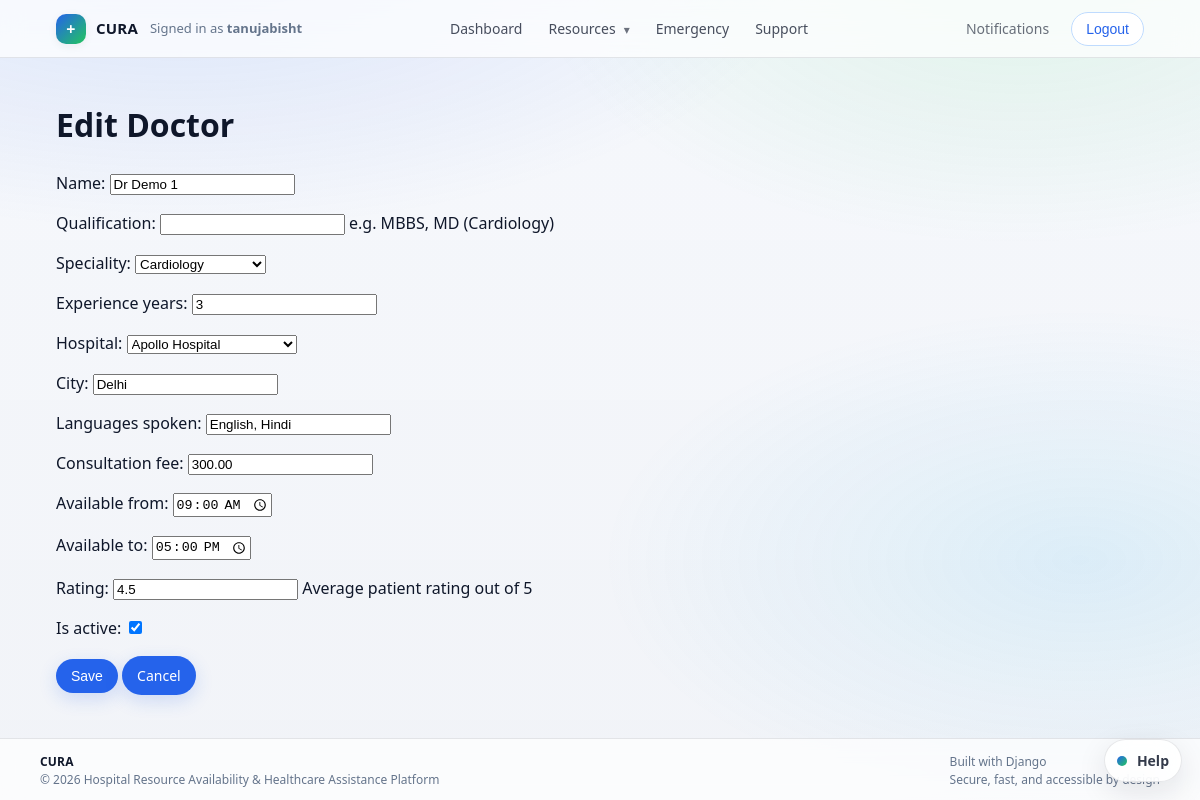
The app's page /core/manage/doctors/3/edit/ (signed in) with its own data.
### core/models.py (models this page shows, shortened)
class Doctor(models.Model):
    SPECIALITY_CHOICES = [
        ('Cardiology', 'Cardiology'),
        ('Neurology', 'Neurology'),
        ('Orthopedics', 'Orthopedics'),
        ('General', 'General Physician'),
    ]
    hospital = models.ForeignKey(Hospital, on_delete=models.CASCADE, related_name='doctors')
    name = models.CharField(max_length=255)
    speciality = models.CharField(max_length=100, choices=SPECIALITY_CHOICES)
    experience_years = models.PositiveIntegerField()
    consultation_fee = models.DecimalField(max_digits=8, decimal_places=2)
    qualification = models.CharField(
        max_length=255,
        blank=True,
        help_text="e.g. MBBS, MD (Cardiology)",
    )
    rating = models.DecimalField(
        max_digits=2,
        decimal_places=1,
        default=4.5,
        help_text="Average patient rating out of 5",
    )
    available_from = models.TimeField()
    available_to = models.TimeField()
    languages_spoken = models.CharField(max_length=255)
    city = models.CharField(max_length=100)
    is_active = models.BooleanField(default=True)

class Hospital(models.Model):
    name = models.CharField(max_length=255)
    address = models.TextField()
    city = models.CharField(max_length=100)
    state = models.CharField(max_length=100)
    hospital_type = models.CharField(
        max_length=100,
        blank=True,
        help_text="e.g. Multispeciality, Cardiac Center, Children’s Hospital",
    )
    established_year = models.PositiveIntegerField(
        null=True,
        blank=True,
        help_text="Year the hospital was established",
    )
    website = models.URLField(blank=True)
    image_url = models.URLField(
        blank=True,
        help_text="Optional hero/cover image shown on the hospital detail page",
    )
    rating = models.DecimalField(max_digits=2, decimal_places=1, default=3.0)
    contact_phone = models.CharField(max_length=20)
    emergency_contact = models.CharField(max_length=20)
    support_24_7 = models.BooleanField(default=True)
    specialties_offered = models.CharField(
        max_length=255,
        blank=True,
        help_text="Comma-separated list of key specialties (Cardiology, Neurology, etc.)",
    )
    def __str__(self):
        return self.name

### core/views.py (the view)
# urls.py: path('manage/doctors/<int:pk>/edit/', views.edit_doctor, name='edit_doctor'),
@login_required
@user_passes_test(is_super_admin)
def edit_doctor(request, pk):
    doctor = get_object_or_404(Doctor, pk=pk)
    if request.method == 'POST':
        form = DoctorForm(request.POST, instance=doctor)
        if form.is_valid():
            form.save()
            messages.success(request, 'Doctor updated successfully.')
            return redirect('manage_doctors')
    else:
        form = DoctorForm(instance=doctor)
    return render(request, 'core/manage/doctor_form.html', {
        'form': form,
        'title': 'Edit Doctor'
    })

### core/forms.py
class DoctorForm(forms.ModelForm):
    class Meta:
        model = Doctor
        fields = [
            'name',
            'qualification',
            'speciality',
            'experience_years',
            'hospital',
            'city',
            'languages_spoken',
            'consultation_fee',
            'available_from',
            'available_to',
            'rating',
            'is_active',
        ]
        widgets = {
            'available_from': forms.TimeInput(attrs={'type': 'time'}),
            'available_to': forms.TimeInput(attrs={'type': 'time'}),
        }

### core/context_processors.py (called while the page is built)
def user_role(request):
    role = None
    if request.user.is_authenticated:
        try:
            role = request.user.userprofile.role
        except UserProfile.DoesNotExist:
            role = None
    cart_count = 0
    if request.user.is_authenticated:
        cart = (
            Cart.objects.filter(user=request.user, is_active=True)
            .prefetch_related('items')
            .first()
        )
        if cart:
            cart_count = cart.total_items()
    return {
        'current_role': role,
        'cart_item_count': cart_count,
    }

### core/views.py (called while the page is built)
def is_super_admin(user):
    return user.is_authenticated and user.is_superuser

### templates/core/manage/doctor_form.html
{% extends "base.html" %} {% block content %}
<h1>{{ title }}</h1>
<form method="post" class="form-card">
  {% csrf_token %} {{ form.as_p }}
  <div style="margin-top: 16px">
    <button type="submit" class="btn btn-primary">Save</button>
    <a href="{% url 'manage_doctors' %}" class="btn">Cancel</a>
  </div>
</form>
{% endblock %}

### templates/base.html (shortened to what this page needs)
<!doctype html>
<html lang="en">
  <head>
    {% load static %}
    <link rel="stylesheet" href="{% static 'css/styles.css' %}" />
  </head>
  <body>
    <header class="app-header">
      <div class="app-nav">
        <div class="app-nav-left">
          <a href="{% url 'home' %}" class="brand">
            <span class="brand-mark" aria-hidden="true">+</span>
            <span class="brand-text">CURA</span>
          </a>
          {% if user.is_authenticated %}
          <span class="nav-user"
            >Signed in as <strong>{{ user.username }}</strong></span
          >
          {% endif %}
        </div>
        <nav class="app-nav-center" aria-label="Primary">
          {% if user.is_authenticated %}
          <a href="{% url 'dashboard' %}" class="nav-item">Dashboard</a>
          <details class="nav-dd">
            <summary class="nav-item nav-dd-summary">Resources</summary>
          </details>
          <a href="{% url 'emergency_contacts' %}" class="nav-item"
            >Emergency</a
          >
          <a href="{% url 'support_request_create' %}" class="nav-item"
            >Support</a
          >
           {% else %}
          <a href="{% url 'home' %}" class="nav-item">Home</a>
          {% endif %}
        </nav>
        <div class="app-nav-right">
          {% if user.is_authenticated %}
          <a
            href="{% url 'notifications_list' %}"
            class="nav-item nav-item-muted"
            >Notifications</a
          >
          <form
            action="{% url 'logout' %}"
            method="post"
            style="display: inline"
          >
            <button type="submit" class="btn btn-outline">Logout</button>
          </form>
          {% else %}
          <a href="{% url 'login' %}" class="btn btn-primary">Login</a>
          <a href="{% url 'register' %}" class="btn btn-ghost">Register</a>
          {% endif %}
        </div>
      </div>
    </header>
    <main class="page">
       {% block content %}{% endblock %}
    </main>
    <footer class="footer">
      <div class="footer-inner">
        <div class="footer-left">
          <div class="footer-brand">CURA</div>
          <div class="footer-sub">
            &copy; {% now "Y" %} Hospital Resource Availability &amp; Healthcare
            Assistance Platform
          </div>
        </div>
        <div class="footer-right">
          <div>Built with Django</div>
          <div class="footer-sub">Secure, fast, and accessible by design</div>
        </div>
      </div>
    </footer>
    <div class="assistant-widget" id="assistantWidget">
      <details class="assistant-panel" id="assistantPanel">
        <summary class="assistant-fab" aria-label="Open CURA Assistant">
          <span class="assistant-fab-dot" aria-hidden="true"></span>
          <span class="assistant-fab-label">Help</span>
        </summary>
      </details>
    </div>
  </body>
</html>

### static/css/styles.css (style rules this page uses)
:root { --bg: #f6f8fc; --surface: #ffffff; --surface-2: #f8fafc; --text: #0f172a; --muted: #64748b; --border: rgba(15, 23, 42, 0.10); --border-2: rgba(15, 23, 42, 0.14); --shadow-sm: 0 2px 10px rgba(15, 23, 42, 0.06); --shadow-md: 0 10px 30px rgba(15, 23, 42, 0.10); --primary: #2563eb; --primary-600: #1d4ed8; --primary-50: #eff6ff; --success-bg: #dcfce7; --success-text: #166534; --danger-bg: #fee2e2; --danger-text: #b91c1c; --radius-sm: 10px; --radius-md: 14px; --radius-lg: 18px; --container: 1120px; }
* { box-sizing: border-box; }
html, body { height: 100%; }
body { font-family: ui-sans-serif, system-ui, -apple-system, "Segoe UI", Roboto, Helvetica, Arial, "Apple Color Emoji", "Segoe UI Emoji"; margin: 0; background: radial-gradient(1100px 520px at 15% -10%, rgba(37, 99, 235, 0.16), transparent 60%), radial-gradient(900px 520px at 85% -5%, rgba(34, 197, 94, 0.12), transparent 55%), radial-gradient(800px 420px at 90% 70%, rgba(14, 165, 233, 0.10), transparent 60%), linear-gradient(180deg, rgba(255,255,255,0.0), rgba(15, 23, 42, 0.02)), var(--bg); color: var(--text); line-height: 1.5; }
a { color: inherit; }
.page { max-width: var(--container); margin: 0 auto; padding: 22px 16px 34px; min-height: calc(100vh - 120px); }
.app-header { position: sticky; top: 0; z-index: 50; background: rgba(255, 255, 255, 0.72); backdrop-filter: blur(12px); border-bottom: 1px solid var(--border); }
.app-nav { max-width: var(--container); margin: 0 auto; padding: 10px 16px; display: flex; align-items: center; justify-content: space-between; gap: 16px; }
.app-nav-left, .app-nav-right { display: flex; align-items: center; gap: 12px; min-width: 0; }
.app-nav-center { display: flex; align-items: center; justify-content: center; gap: 6px; flex: 1; }
.brand { display: inline-flex; align-items: center; gap: 10px; font-weight: 800; letter-spacing: 0.2px; color: var(--text); text-decoration: none; font-size: 16px; }
.brand-mark { width: 30px; height: 30px; border-radius: 10px; display: inline-grid; place-items: center; background: linear-gradient(135deg, var(--primary), #22c55e); color: #fff; font-weight: 900; box-shadow: var(--shadow-sm); }
.brand-text { font-size: 15px; }
.nav-user { color: var(--muted); font-size: 13px; white-space: nowrap; overflow: hidden; text-overflow: ellipsis; max-width: 240px; }
.nav-item { text-decoration: none; color: rgba(15, 23, 42, 0.76); padding: 8px 10px; border-radius: 999px; font-size: 14px; transition: background 140ms ease, color 140ms ease, transform 140ms ease; }
.nav-item-muted { color: rgba(15, 23, 42, 0.62); }
.nav-dd { position: relative; }
.nav-dd > summary { list-style: none; }
.nav-dd-summary::after { content: "▾"; font-size: 12px; margin-left: 8px; opacity: 0.8; }
.footer { border-top: 1px solid var(--border); background: rgba(255, 255, 255, 0.70); backdrop-filter: blur(10px); padding: 14px 16px; font-size: 12px; color: var(--muted); }
.footer-inner { max-width: var(--container); margin: 0 auto; display: flex; justify-content: space-between; gap: 8px; align-items: flex-start; }
.footer-brand { font-weight: 800; color: var(--text); letter-spacing: 0.2px; }
.footer-sub { color: var(--muted); }
.btn, .btn-small { background: var(--primary); color: #ffffff; padding: 8px 14px; border-radius: 999px; text-decoration: none; border: 1px solid transparent; cursor: pointer; font-size: 14px; display: inline-flex; align-items: center; justify-content: center; gap: 8px; box-shadow: 0 6px 18px rgba(37, 99, 235, 0.18); transition: transform 140ms ease, background 140ms ease, box-shadow 140ms ease, border-color 140ms ease; }
.btn-primary { background: var(--primary); }
.btn.btn-outline { background: rgba(255, 255, 255, 0.88); color: var(--primary); border: 1px solid rgba(37, 99, 235, 0.25); box-shadow: none; }
.btn.btn-outline { background: #ffffff; color: #2563eb; border: 1px solid #bfdbfe; }
.assistant-widget { position: fixed; right: 18px; bottom: 18px; z-index: 80; }
.assistant-panel > summary { list-style: none; }
.assistant-fab { cursor: pointer; display: inline-flex; align-items: center; gap: 10px; padding: 10px 12px; border-radius: 999px; border: 1px solid var(--border); background: rgba(255, 255, 255, 0.86); backdrop-filter: blur(12px); box-shadow: var(--shadow-md); }
.assistant-fab-dot { width: 10px; height: 10px; border-radius: 999px; background: linear-gradient(135deg, var(--primary), #22c55e); }
.assistant-fab-label { font-size: 14px; font-weight: 700; color: rgba(15, 23, 42, 0.85); }

### records on screen
Doctor: name "Dr Demo 1", speciality "Cardiology", experience_years "3", hospital "Apollo Hospital", city "Delhi", languages_spoken "English, Hindi", consultation_fee "300.00", available_from "09:00:00", available_to "17:00:00", rating "4.5", is_active "☑"

### other values on screen
{{ user.username }} "tanujabisht"
{{ title }} "Edit Doctor"
